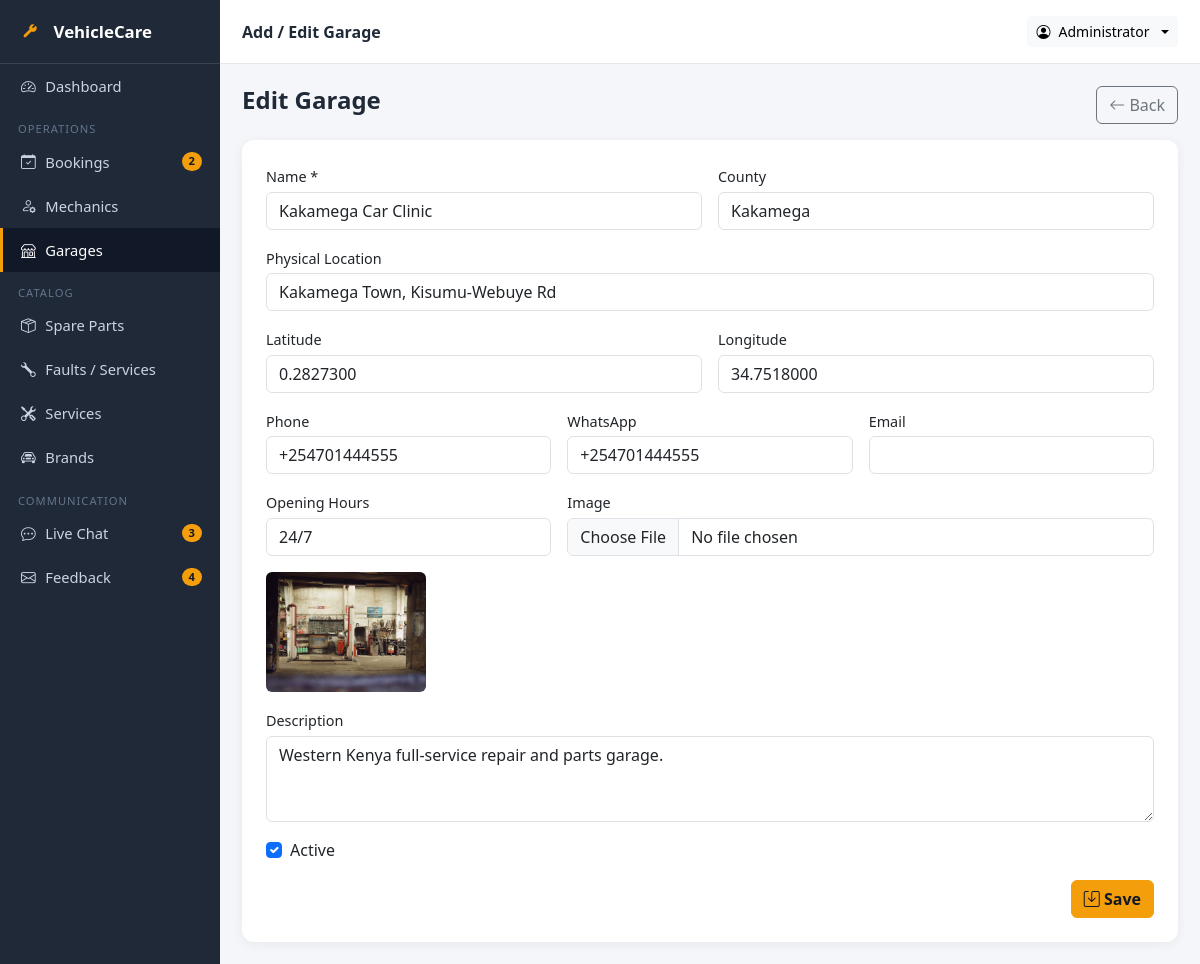
/admin/garage_edit.php?id=9 (signed in), run on the app's committed database.
### tables this page shows
CREATE TABLE `garages` (
  `garage_id` int(11) NOT NULL AUTO_INCREMENT,
  `name` varchar(120) NOT NULL,
  `county` varchar(80) DEFAULT NULL,
  `physical_location` varchar(200) DEFAULT NULL,
  `latitude` decimal(10,7) DEFAULT NULL,
  `longitude` decimal(10,7) DEFAULT NULL,
  `phone` varchar(20) DEFAULT NULL,
  `whatsapp` varchar(20) DEFAULT NULL,
  `email` varchar(100) DEFAULT NULL,
  `opening_hours` varchar(100) DEFAULT '24/7',
  `description` text DEFAULT NULL,
  `image_path` varchar(255) DEFAULT NULL,
  `is_active` tinyint(1) DEFAULT 1,
  `created_at` timestamp NOT NULL DEFAULT current_timestamp(),
  PRIMARY KEY (`garage_id`)
);

### admin/garage_edit.php (the view, shortened to what this page needs)
<?php
require_once __DIR__.'/includes/admin_header.php';
$id=(int)($_GET['id'] ?? 0);
$g=['name'=>'','county'=>'','physical_location'=>'','latitude'=>'','longitude'=>'','phone'=>'','whatsapp'=>'','email'=>'','opening_hours'=>'24/7','description'=>'','image_path'=>'','is_active'=>1];
if($id){ $s=$pdo->prepare("SELECT * FROM garages WHERE garage_id=?"); $s->execute([$id]); $g=$s->fetch()?:$g; }
?>
<div class="d-flex justify-content-between mb-3">
  <h4 class="fw-bold mb-0"><?= $id?'Edit':'Add' ?> Garage</h4>
  <a href="garages.php" class="btn btn-outline-secondary"><i class="bi bi-arrow-left"></i> Back</a>
</div>
<div class="card p-4">
  <form method="post" enctype="multipart/form-data" class="row g-3">
    <div class="col-md-6"><label class="form-label">Name *</label><input name="name" class="form-control" required value="<?= htmlspecialchars($g['name']) ?>"></div>
    <div class="col-md-6"><label class="form-label">County</label><input name="county" class="form-control" value="<?= htmlspecialchars($g['county']) ?>"></div>
    <div class="col-12"><label class="form-label">Physical Location</label><input name="physical_location" class="form-control" value="<?= htmlspecialchars($g['physical_location']) ?>"></div>
    <div class="col-md-6"><label class="form-label">Latitude</label><input name="latitude" class="form-control" value="<?= htmlspecialchars($g['latitude']) ?>"></div>
    <div class="col-md-6"><label class="form-label">Longitude</label><input name="longitude" class="form-control" value="<?= htmlspecialchars($g['longitude']) ?>"></div>
    <div class="col-md-4"><label class="form-label">Phone</label><input name="phone" class="form-control" value="<?= htmlspecialchars($g['phone']) ?>"></div>
    <div class="col-md-4"><label class="form-label">WhatsApp</label><input name="whatsapp" class="form-control" value="<?= htmlspecialchars($g['whatsapp']) ?>"></div>
    <div class="col-md-4"><label class="form-label">Email</label><input name="email" class="form-control" value="<?= htmlspecialchars($g['email']) ?>"></div>
    <div class="col-md-4"><label class="form-label">Opening Hours</label><input name="opening_hours" class="form-control" value="<?= htmlspecialchars($g['opening_hours']) ?>"></div>
    <div class="col-md-8"><label class="form-label">Image</label><input type="file" name="image" class="form-control" accept="image/*"></div>
    <?php if($g['image_path']): ?><div class="col-12"><img src="<?= UPLOAD_URL.htmlspecialchars($g['image_path']) ?>" style="max-height:120px;border-radius:6px;"></div><?php endif; ?>
    <div class="col-12"><label class="form-label">Description</label><textarea name="description" rows="3" class="form-control"><?= htmlspecialchars($g['description']) ?></textarea></div>
    <div class="col-12 form-check ms-2"><input type="checkbox" name="is_active" class="form-check-input" id="ia" <?= $g['is_active']?'checked':'' ?>><label class="form-check-label" for="ia">Active</label></div>
    <div class="col-12 text-end"><button class="btn btn-warning fw-bold"><i class="bi bi-save"></i> Save</button></div>
  </form>
</div>
<?php require_once __DIR__.'/includes/admin_footer.php'; ?>

### assets/css/style.css (style rules this page uses)
:root { --bs-primary: #1f2937; --bs-primary-rgb: 31, 41, 55; --bs-link-color: #1f2937; --bs-link-color-rgb: 31, 41, 55; --bs-link-hover-color: #f59e0b; --bs-link-hover-color-rgb: 245, 158, 11; }
body { background: #f7f8fa; font-family: system-ui, -apple-system, "Segoe UI", Roboto, "Helvetica Neue", Arial, sans-serif; color: #1f2937; }
a { text-decoration: none; }
img { max-width: 100%; }
.card { border: none; border-radius: 12px; box-shadow: 0 2px 12px rgba(0,0,0,.06); }
.btn-warning { background: #f59e0b; border-color: #f59e0b; color: #111827; }
.form-label { font-weight: 500; font-size: .9rem; margin-bottom: .25rem; }

### admin/includes/admin_header.php (style rules this page uses)
body { background:#f4f6f9; }

### data on the page
garages: name "Kakamega Car Clinic", county "Kakamega", physical_location "Kakamega Town, Kisumu-Webuye Rd", latitude "0.2827300", longitude "34.7518000", phone "+254701444555", whatsapp "+254701444555", opening_hours "24/7", image_path (picture), description "Western Kenya full-service repair and parts garage.", is_active "☑"

### other printed values
SITE_NAME "VehicleCare"
$navCounts['bookings'] "2"
$navCounts['chat'] "3"
$navCounts['feedback'] "4"
$pageTitle "Add / Edit Garage"
$_SESSION['user']['name'] "Administrator"
